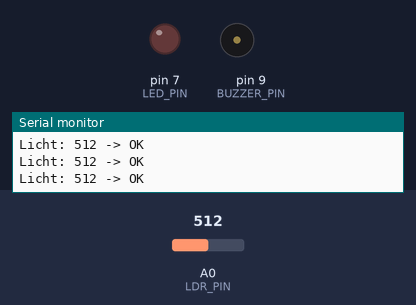
Recording of a sketch running on a simulated Arduino Uno, built with avr-gcc and run on an emulated ATmega328P. Shown: output pins drawn as LEDs (lit = HIGH), buzzer (waves = sounding), the last lines printed to the serial monitor. Dashed ring = blinking. The inputs (shaded band) are chosen by the test bench; at power-on: A0 (LDR_PIN) = 512.

Above: at 1.2 s.
1.3 s: A0 (LDR_PIN) set to 307
2.8 s: A0 (LDR_PIN) set to 286
At 3.05 s:
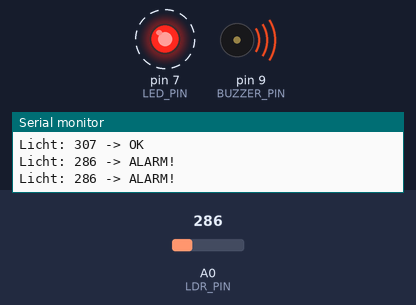
5.8 s: A0 (LDR_PIN) set to 306
At 6.9 s:
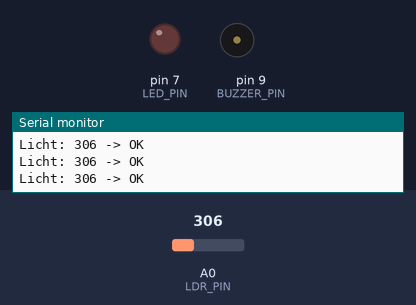
7.3 s: A0 (LDR_PIN) set to 290
At 7.66 s:
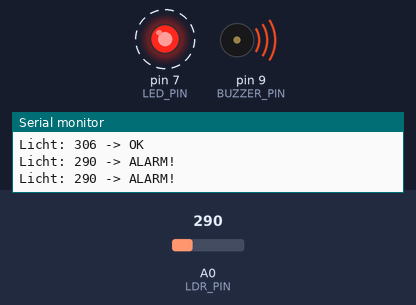
Timing chart, 0 to 11.3 s (numbered marks = the images above; inputs shaded):
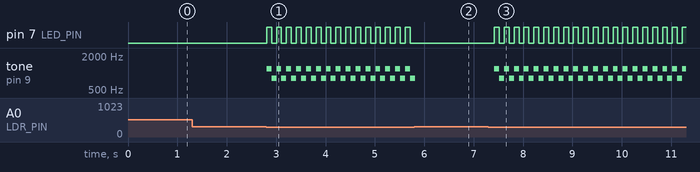

The sketch:

challenge3_alarm.ino
```cpp
// B06 Challenge 3: Lichtalarm
// LDR (Lichtsensor) loest Alarm aus wenn es dunkel wird

const int BUZZER_PIN = 9;   // Piezo an PWM-Pin 9
const int LDR_PIN = A0;     // LDR an Analog-Pin A0
const int LED_PIN = 7;      // Alarm-LED an Pin 7

// Schwellwert fuer Dunkelheit (0-1023)
// Niedriger Wert = wenig Licht = dunkel
const int DUNKEL_SCHWELLE = 300;

// Alarm-Frequenzen
const int ALARM_FREQ_LOW = 800;
const int ALARM_FREQ_HIGH = 1200;

void setup() {
  pinMode(BUZZER_PIN, OUTPUT);
  pinMode(LED_PIN, OUTPUT);

  Serial.begin(9600);
  Serial.println("Lichtalarm bereit!");
  Serial.println("Bedecke den LDR fuer Alarm");
}

void loop() {
  // Lichtwert lesen
  int lichtwert = analogRead(LDR_PIN);

  Serial.print("Licht: ");
  Serial.print(lichtwert);

  // Pruefen ob es dunkel ist
  if (lichtwert < DUNKEL_SCHWELLE) {
    Serial.println(" -> ALARM!");

    // Alarm-Sequenz: Wechselnde Toene
    tone(BUZZER_PIN, ALARM_FREQ_HIGH);
    digitalWrite(LED_PIN, HIGH);
    delay(100);

    tone(BUZZER_PIN, ALARM_FREQ_LOW);
    digitalWrite(LED_PIN, LOW);
    delay(100);
  }
  else {
    Serial.println(" -> OK");

    // Kein Alarm
    noTone(BUZZER_PIN);
    digitalWrite(LED_PIN, LOW);
    delay(200);
  }
}
```

Measured:
- the behaviour switches between 300 and 299 on A0 (LDR_PIN) (found by bisection; images 0 and 1)
- after the input at 2.8 s, pin 7 (LED_PIN): alternates HIGH for 0.10 s and LOW for 0.10 s, starting at once; tone on pin 9 (BUZZER_PIN): alternates 1200 Hz for 0.10 s and 800 Hz for 0.10 s, starting at once
- after the input at 5.8 s, pin 7 (LED_PIN): stops changing and stays LOW
- after the input at 7.3 s, pin 7 (LED_PIN): alternates HIGH for 0.10 s and LOW for 0.10 s, starting after 0.12 s; tone on pin 9 (BUZZER_PIN): alternates 1200 Hz for 0.10 s and 800 Hz for 0.10 s, starting after 0.12 s
